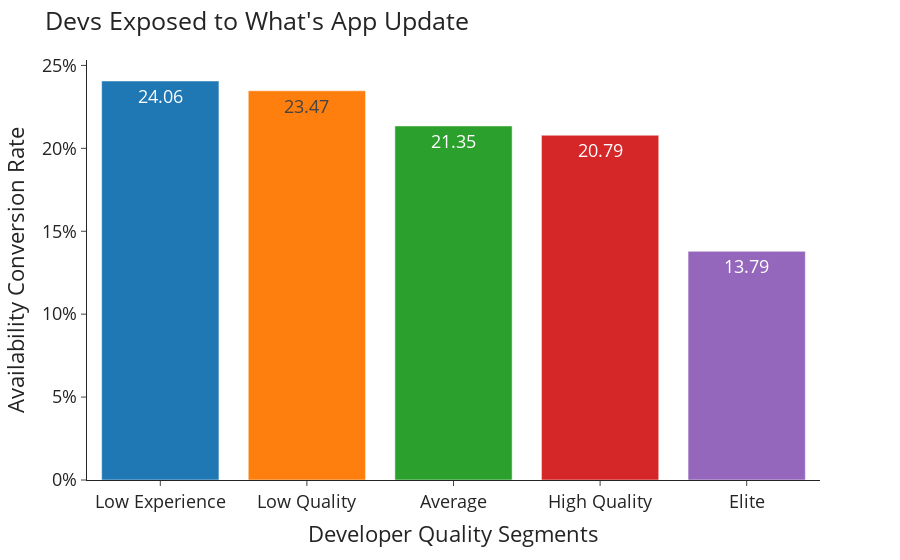

Notebook source saved alongside this figure:
### Markdown cell above
### Visualize conversion rate

### Code cell
fig = px.bar(exp_results_test, x='cluster_label', y='conversion_rate', template="simple_white", color = "cluster_label", text_auto='.4s',
                category_orders={"cluster_label": ["Low Experience", "Low Quality", "Average", "High Quality", "Elite"]})
fig.update_layout(
    title="Devs Exposed to What's App Update",
    xaxis_title="Developer Quality Segments",
    yaxis_title="Availability Conversion Rate", 
    showlegend=False,
    yaxis_ticksuffix="%",
    font=dict(
        size=18    
        ))
fig.show()

data = [fig]
# Output html that you can copy paste
#fig.write_html("../reports/figures/whatsapp_percentage_conv.html", full_html=False, include_plotlyjs='cdn')

### Figure 1 — Plotly figure (JSON) as saved in the notebook; plotly's stock layout.template omitted (floating-point values rounded to 4 significant figures)
{"data": [{"alignmentgroup": "True", "hovertemplate": "cluster_label=%{x}<br>conversion_rate=%{y}<extra></extra>", "legendgroup": "Low Experience", "marker": {"color": "#1F77B4", "pattern": {"shape": ""}}, "name": "Low Experience", "offsetgroup": "Low Experience", "orientation": "v", "showlegend": true, "textposition": "auto", "texttemplate": "%{y:.4s}", "type": "bar", "x": ["Low Experience"], "xaxis": "x", "y": [24.06], "yaxis": "y"}, {"alignmentgroup": "True", "hovertemplate": "cluster_label=%{x}<br>conversion_rate=%{y}<extra></extra>", "legendgroup": "Low Quality", "marker": {"color": "#FF7F0E", "pattern": {"shape": ""}}, "name": "Low Quality", "offsetgroup": "Low Quality", "orientation": "v", "showlegend": true, "textposition": "auto", "texttemplate": "%{y:.4s}", "type": "bar", "x": ["Low Quality"], "xaxis": "x", "y": [23.47], "yaxis": "y"}, {"alignmentgroup": "True", "hovertemplate": "cluster_label=%{x}<br>conversion_rate=%{y}<extra></extra>", "legendgroup": "Average", "marker": {"color": "#2CA02C", "pattern": {"shape": ""}}, "name": "Average", "offsetgroup": "Average", "orientation": "v", "showlegend": true, "textposition": "auto", "texttemplate": "%{y:.4s}", "type": "bar", "x": ["Average"], "xaxis": "x", "y": [21.35], "yaxis": "y"}, {"alignmentgroup": "True", "hovertemplate": "cluster_label=%{x}<br>conversion_rate=%{y}<extra></extra>", "legendgroup": "High Quality", "marker": {"color": "#D62728", "pattern": {"shape": ""}}, "name": "High Quality", "offsetgroup": "High Quality", "orientation": "v", "showlegend": true, "textposition": "auto", "texttemplate": "%{y:.4s}", "type": "bar", "x": ["High Quality"], "xaxis": "x", "y": [20.79], "yaxis": "y"}, {"alignmentgroup": "True", "hovertemplate": "cluster_label=%{x}<br>conversion_rate=%{y}<extra></extra>", "legendgroup": "Elite", "marker": {"color": "#9467BD", "pattern": {"shape": ""}}, "name": "Elite", "offsetgroup": "Elite", "orientation": "v", "showlegend": true, "textposition": "auto", "texttemplate": "%{y:.4s}", "type": "bar", "x": ["Elite"], "xaxis": "x", "y": [13.79], "yaxis": "y"}], "layout": {"barmode": "relative", "font": {"size": 18}, "legend": {"title": {"text": "cluster_label"}, "tracegroupgap": 0}, "margin": {"t": 60}, "showlegend": false, "title": {"text": "Devs Exposed to What's App Update"}, "xaxis": {"anchor": "y", "categoryarray": ["Low Experience", "Low Quality", "Average", "High Quality", "Elite"], "categoryorder": "array", "domain": [0, 1], "title": {"text": "Developer Quality Segments"}}, "yaxis": {"anchor": "x", "domain": [0, 1], "ticksuffix": "%", "title": {"text": "Availability Conversion Rate"}}}}
